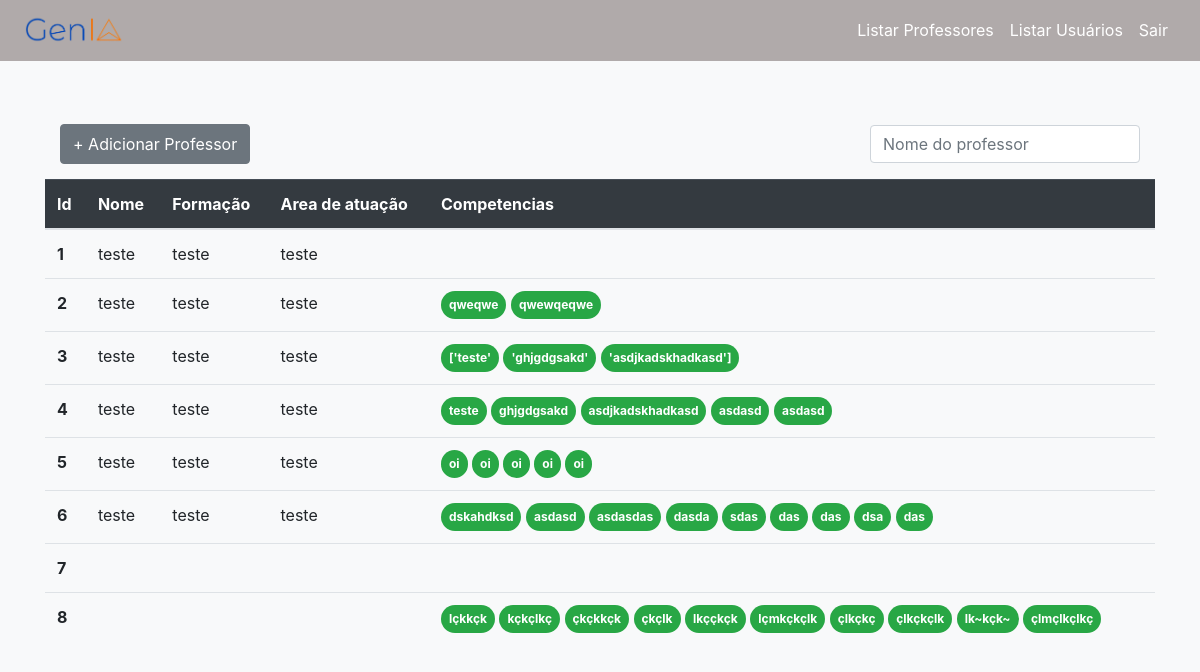
Page /list-teachers/ (signed in) on the committed database.
### chatbot/models.py (models this page shows, shortened)
class Teacher(models.Model):
    name = models.CharField(max_length=255)
    education = models.CharField(max_length=255)
    area = models.CharField(max_length=255)
    competency = models.CharField(max_length=255)

### chatbot/views.py (the view)
# urls.py: path('list-teachers/', views.list_teachers, name='list-teachers'),
@login_required(redirect_field_name='login')
def list_teachers(request):
    teachers = Teacher.objects.all()
    for teacher in teachers:
        teacher.competency = teacher.competency.split(',')
    return render(request, 'chatbot/list_teachers.html', {'teachers':teachers})

### chatbot/templates/chatbot/list_teachers.html (shortened to what this page needs)
{% load static %}
<!DOCTYPE html>
<html lang="pt-br">
  <head>
    <link
      href="https://maxcdn.bootstrapcdn.com/bootstrap/4.5.2/css/bootstrap.min.css"
      rel="stylesheet"
    />
    <link rel="stylesheet" href="{% static 'css/style.css' %}" />
  </head>
  <body>
    <nav class="navbar navbar-expand-lg navbar-light px-4">
      <a class="navbar-brand text-white" href="{% url 'chat_view' %}"
        ><img class="logo" src="{% static 'img/logo-transparent.png' %}" alt=""
      /></a>
      <div class="collapse navbar-collapse" id="navbarNav">
        <ul class="navbar-nav ml-auto">
          {% if request.user.is_superuser %}
          <li class="nav-item">
            <a class="nav-link text-white" href="{% url 'list-teachers' %}"
              >Listar Professores</a
            >
          </li>
          <li class="nav-item">
            <a class="nav-link text-white" href="{% url 'list-users' %}"
              >Listar Usuários</a
            >
          </li>
          {% endif %}
          <li class="nav-item">
            <a class="nav-link text-white" href="{% url 'logout' %}">Sair</a>
          </li>
        </ul>
      </div>
    </nav>
    <div class="container my-5">
      <div class="container align-items-center d-flex justify-content-between">
        <button
          type="button"
          class="btn btn-secondary"
          style="height: 40px"
          data-bs-toggle="modal"
          data-bs-target="#exampleModal"
        >
          + Adicionar Professor
        </button>
        <input
          class="form-control my-3 w-25 position-right"
          id="myInput"
          type="text"
          placeholder="Nome do professor"
        />
      </div>
      <table class="table">
        <thead class="table-dark">
          <tr>
            <th scope="col">Id</th>
            <th scope="col">Nome</th>
            <th scope="col">Formação</th>
            <th scope="col">Area de atuação</th>
            <th scope="col">Competencias</th>
          </tr>
        </thead>
        <tbody id="myTable">
          {% for teacher in teachers %}
          <tr>
            <th scope="row">{{teacher.id}}</th>
            <td>{{teacher.name}}</td>
            <td>{{teacher.education}}</td>
            <td>{{teacher.area}}</td>
            <td>
                {% for items in teacher.competency %}
                   <div class="badge badge-pill badge-success p-2">{{items}}</div>
                {% endfor %}
            </td>
          </tr>
          {% endfor %}
        </tbody>
      </table>
    </div>
  </body>
</html>

### templates/static/css/style.css (style rules this page uses)
* { margin: 0; padding: 0; box-sizing: border-box; }
.logo { width: 100px; height: auto; }
body { background-color: #f8f9fa; height: 100vh; }
.navbar { background-color: #8f8585ad; }
.navbar .nav-link { color: white !important; }

### rows in the picture
Teacher: id "1", name "teste", education "teste", area "teste"
Teacher: id "2", name "teste", education "teste", area "teste", competency "qweqwe" "qwewqeqwe"
Teacher: id "3", name "teste", education "teste", area "teste", competency "['teste'" "'ghjgdgsakd'" "'asdjkadskhadkasd']"
Teacher: id "4", name "teste", education "teste", area "teste", competency "teste" "ghjgdgsakd" "asdjkadskhadkasd" "asdasd" "asdasd"
Teacher: id "5", name "teste", education "teste", area "teste", competency "oi" "oi" "oi" "oi" "oi"
Teacher: id "6", name "teste", education "teste", area "teste", competency "dskahdksd" "asdasd" "asdasdas" "dasda" "sdas" "das" "das" "dsa" "das"
Teacher: id "7"
Teacher: id "8", competency "lçkkçk" "kçkçlkç" "çkçkkçk" "çkçlk" "lkççkçk" "lçmkçkçlk" "çlkçkç" "çlkçkçlk" "lk~kçk~" "çlmçlkçlkç"
